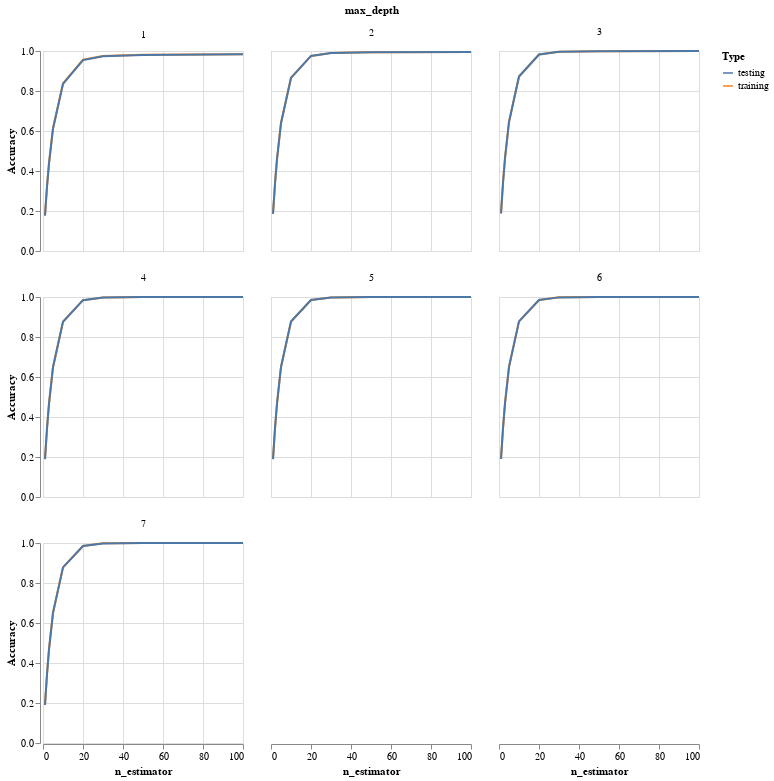

The cell this chart's notebook holds for it:
### Code cell
n_est = [1,2,3,5,10,20,30,50,100]
max_depth = range(1,8)
X_train, X_test, y_train, y_test = test_train_compound(df, "tbp")
trees = []
train_acc = []
test_acc = []
depth = []
for j in max_depth:
    for i in n_est:
        trees.append(i)
        depth.append(j)
        gbr = GradientBoostingRegressor(n_estimators = i, max_depth = j, random_state=0).fit(X_train, y_train)
        train_acc.append(gbr.score(X_train, y_train))
        test_acc.append(gbr.score(X_test, y_test))
        print(j,i)
df_gbr = pd.DataFrame({'training' : train_acc,
                      'testing' : test_acc,
                      'n_estimator' : trees,
                      'max_depth' : depth})
df_gbr = df_gbr.melt(id_vars = ['n_estimator', 'max_depth'], var_name = 'Type', value_name = 'Accuracy')
df_gbr
alt.Chart(df_gbr).mark_line().encode(
    alt.X('n_estimator'),
    alt.Y('Accuracy', scale=alt.Scale(domain=[0, 1])),
    alt.Color('Type'),
    alt.Facet('max_depth')
    ).properties(width = 200, height = 200, columns = 3)

### Figure 1 — Vega-Lite specification as saved in the notebook (floating-point values rounded to 4 significant figures)
{"$schema": "https://vega.github.io/schema/vega-lite/v3.4.0.json", "columns": 3, "config": {"mark": {"tooltip": null}, "view": {"height": 300, "width": 400}}, "data": {"name": "data-c49a4da65ebefe074307dec986df1a43"}, "datasets": {"data-c49a4da65ebefe074307dec986df1a43": [{"Accuracy": 0.178, "Type": "training", "max_depth": 1, "n_estimator": 1}, {"Accuracy": 0.3224, "Type": "training", "max_depth": 1, "n_estimator": 2}, {"Accuracy": 0.4398, "Type": "training", "max_depth": 1, "n_estimator": 3}, {"Accuracy": 0.6137, "Type": "training", "max_depth": 1, "n_estimator": 5}, {"Accuracy": 0.8376, "Type": "training", "max_depth": 1, "n_estimator": 10}, {"Accuracy": 0.9562, "Type": "training", "max_depth": 1, "n_estimator": 20}, {"Accuracy": 0.9752, "Type": "training", "max_depth": 1, "n_estimator": 30}, {"Accuracy": 0.9809, "Type": "training", "max_depth": 1, "n_estimator": 50}, {"Accuracy": 0.9841, "Type": "training", "max_depth": 1, "n_estimator": 100}, {"Accuracy": 0.1864, "Type": "training", "max_depth": 2, "n_estimator": 1}, {"Accuracy": 0.3375, "Type": "training", "max_depth": 2, "n_estimator": 2}, {"Accuracy": 0.46, "Type": "training", "max_depth": 2, "n_estimator": 3}, {"Accuracy": 0.6401, "Type": "training", "max_depth": 2, "n_estimator": 5}, {"Accuracy": 0.8659, "Type": "training", "max_depth": 2, "n_estimator": 10}, {"Accuracy": 0.9754, "Type": "training", "max_depth": 2, "n_estimator": 20}, {"Accuracy": 0.9898, "Type": "training", "max_depth": 2, "n_estimator": 30}, {"Accuracy": 0.9934, "Type": "training", "max_depth": 2, "n_estimator": 50}, {"Accuracy": 0.9949, "Type": "training", "max_depth": 2, "n_estimator": 100}, {"Accuracy": 0.1879, "Type": "training", "max_depth": 3, "n_estimator": 1}, {"Accuracy": 0.3404, "Type": "training", "max_depth": 3, "n_estimator": 2}, {"Accuracy": 0.4641, "Type": "training", "max_depth": 3, "n_estimator": 3}, {"Accuracy": 0.6456, "Type": "training", "max_depth": 3, "n_estimator": 5}, {"Accuracy": 0.8726, "Type": "training", "max_depth": 3, "n_estimator": 10}, {"Accuracy": 0.9823, "Type": "training", "max_depth": 3, "n_estimator": 20}, {"Accuracy": 0.9964, "Type": "training", "max_depth": 3, "n_estimator": 30}, {"Accuracy": 0.9989, "Type": "training", "max_depth": 3, "n_estimator": 50}, {"Accuracy": 0.9995, "Type": "training", "max_depth": 3, "n_estimator": 100}, {"Accuracy": 0.1891, "Type": "training", "max_depth": 4, "n_estimator": 1}, {"Accuracy": 0.3423, "Type": "training", "max_depth": 4, "n_estimator": 2}, {"Accuracy": 0.4667, "Type": "training", "max_depth": 4, "n_estimator": 3}, {"Accuracy": 0.6492, "Type": "training", "max_depth": 4, "n_estimator": 5}, {"Accuracy": 0.8765, "Type": "training", "max_depth": 4, "n_estimator": 10}, {"Accuracy": 0.9843, "Type": "training", "max_depth": 4, "n_estimator": 20}, {"Accuracy": 0.9978, "Type": "training", "max_depth": 4, "n_estimator": 30}, {"Accuracy": 0.9998, "Type": "training", "max_depth": 4, "n_estimator": 50}, {"Accuracy": 0.9999, "Type": "training", "max_depth": 4, "n_estimator": 100}, {"Accuracy": 0.1895, "Type": "training", "max_depth": 5, "n_estimator": 1}, {"Accuracy": 0.3431, "Type": "training", "max_depth": 5, "n_estimator": 2}, {"Accuracy": 0.4675, "Type": "training", "max_depth": 5, "n_estimator": 3}, {"Accuracy": 0.6504, "Type": "training", "max_depth": 5, "n_estimator": 5}, {"Accuracy": 0.8777, "Type": "training", "max_depth": 5, "n_estimator": 10}, {"Accuracy": 0.9849, "Type": "training", "max_depth": 5, "n_estimator": 20}, {"Accuracy": 0.9981, "Type": "training", "max_depth": 5, "n_estimator": 30}, {"Accuracy": 0.9999, "Type": "training", "max_depth": 5, "n_estimator": 50}, {"Accuracy": 1.0, "Type": "training", "max_depth": 5, "n_estimator": 100}, {"Accuracy": 0.1897, "Type": "training", "max_depth": 6, "n_estimator": 1}, {"Accuracy": 0.3434, "Type": "training", "max_depth": 6, "n_estimator": 2}, {"Accuracy": 0.4681, "Type": "training", "max_depth": 6, "n_estimator": 3}, {"Accuracy": 0.6507, "Type": "training", "max_depth": 6, "n_estimator": 5}, {"Accuracy": 0.8781, "Type": "training", "max_depth": 6, "n_estimator": 10}, {"Accuracy": 0.9851, "Type": "training", "max_depth": 6, "n_estimator": 20}, {"Accuracy": 0.9981, "Type": "training", "max_depth": 6, "n_estimator": 30}, {"Accuracy": 0.9999, "Type": "training", "max_depth": 6, "n_estimator": 50}, {"Accuracy": 1.0, "Type": "training", "max_depth": 6, "n_estimator": 100}, {"Accuracy": 0.1899, "Type": "training", "max_depth": 7, "n_estimator": 1}, {"Accuracy": 0.3437, "Type": "training", "max_depth": 7, "n_estimator": 2}, {"Accuracy": 0.4683, "Type": "training", "max_depth": 7, "n_estimator": 3}, {"Accuracy": 0.6511, "Type": "training", "max_depth": 7, "n_estimator": 5}, {"Accuracy": 0.8782, "Type": "training", "max_depth": 7, "n_estimator": 10}, {"Accuracy": 0.9851, "Type": "training", "max_depth": 7, "n_estimator": 20}, {"Accuracy": 0.9982, "Type": "training", "max_depth": 7, "n_estimator": 30}, {"Accuracy": 0.9999, "Type": "training", "max_depth": 7, "n_estimator": 50}, {"Accuracy": 1.0, "Type": "training", "max_depth": 7, "n_estimator": 100}, {"Accuracy": 0.1771, "Type": "testing", "max_depth": 1, "n_estimator": 1}, {"Accuracy": 0.3211, "Type": "testing", "max_depth": 1, "n_estimator": 2}, {"Accuracy": 0.4379, "Type": "testing", "max_depth": 1, "n_estimator": 3}, {"Accuracy": 0.6116, "Type": "testing", "max_depth": 1, "n_estimator": 5}, {"Accuracy": 0.8355, "Type": "testing", "max_depth": 1, "n_estimator": 10}, {"Accuracy": 0.9547, "Type": "testing", "max_depth": 1, "n_estimator": 20}, {"Accuracy": 0.9739, "Type": "testing", "max_depth": 1, "n_estimator": 30}, {"Accuracy": 0.9799, "Type": "testing", "max_depth": 1, "n_estimator": 50}, {"Accuracy": 0.9833, "Type": "testing", "max_depth": 1, "n_estimator": 100}, {"Accuracy": 0.1859, "Type": "testing", "max_depth": 2, "n_estimator": 1}, {"Accuracy": 0.3369, "Type": "testing", "max_depth": 2, "n_estimator": 2}, {"Accuracy": 0.4593, "Type": "testing", "max_depth": 2, "n_estimator": 3}, {"Accuracy": 0.6391, "Type": "testing", "max_depth": 2, "n_estimator": 5}, {"Accuracy": 0.8653, "Type": "testing", "max_depth": 2, "n_estimator": 10}, {"Accuracy": 0.9753, "Type": "testing", "max_depth": 2, "n_estimator": 20}, {"Accuracy": 0.9898, "Type": "testing", "max_depth": 2, "n_estimator": 30}, {"Accuracy": 0.9935, "Type": "testing", "max_depth": 2, "n_estimator": 50}, {"Accuracy": 0.9951, "Type": "testing", "max_depth": 2, "n_estimator": 100}, {"Accuracy": 0.1879, "Type": "testing", "max_depth": 3, "n_estimator": 1}, {"Accuracy": 0.3403, "Type": "testing", "max_depth": 3, "n_estimator": 2}, {"Accuracy": 0.4638, "Type": "testing", "max_depth": 3, "n_estimator": 3}, {"Accuracy": 0.6452, "Type": "testing", "max_depth": 3, "n_estimator": 5}, {"Accuracy": 0.8722, "Type": "testing", "max_depth": 3, "n_estimator": 10}, {"Accuracy": 0.9822, "Type": "testing", "max_depth": 3, "n_estimator": 20}, {"Accuracy": 0.9964, "Type": "testing", "max_depth": 3, "n_estimator": 30}, {"Accuracy": 0.9989, "Type": "testing", "max_depth": 3, "n_estimator": 50}, {"Accuracy": 0.9995, "Type": "testing", "max_depth": 3, "n_estimator": 100}, {"Accuracy": 0.1891, "Type": "testing", "max_depth": 4, "n_estimator": 1}, {"Accuracy": 0.3422, "Type": "testing", "max_depth": 4, "n_estimator": 2}, {"Accuracy": 0.4666, "Type": "testing", "max_depth": 4, "n_estimator": 3}, {"Accuracy": 0.649, "Type": "testing", "max_depth": 4, "n_estimator": 5}, {"Accuracy": 0.8764, "Type": "testing", "max_depth": 4, "n_estimator": 10}, {"Accuracy": 0.9842, "Type": "testing", "max_depth": 4, "n_estimator": 20}, {"Accuracy": 0.9977, "Type": "testing", "max_depth": 4, "n_estimator": 30}, {"Accuracy": 0.9997, "Type": "testing", "max_depth": 4, "n_estimator": 50}, {"Accuracy": 0.9999, "Type": "testing", "max_depth": 4, "n_estimator": 100}, {"Accuracy": 0.1895, "Type": "testing", "max_depth": 5, "n_estimator": 1}, {"Accuracy": 0.3431, "Type": "testing", "max_depth": 5, "n_estimator": 2}, {"Accuracy": 0.4674, "Type": "testing", "max_depth": 5, "n_estimator": 3}, {"Accuracy": 0.6503, "Type": "testing", "max_depth": 5, "n_estimator": 5}, {"Accuracy": 0.8776, "Type": "testing", "max_depth": 5, "n_estimator": 10}, {"Accuracy": 0.9848, "Type": "testing", "max_depth": 5, "n_estimator": 20}, {"Accuracy": 0.998, "Type": "testing", "max_depth": 5, "n_estimator": 30}, {"Accuracy": 0.9999, "Type": "testing", "max_depth": 5, "n_estimator": 50}, {"Accuracy": 0.9999, "Type": "testing", "max_depth": 5, "n_estimator": 100}, {"Accuracy": 0.1898, "Type": "testing", "max_depth": 6, "n_estimator": 1}, {"Accuracy": 0.3435, "Type": "testing", "max_depth": 6, "n_estimator": 2}, {"Accuracy": 0.4681, "Type": "testing", "max_depth": 6, "n_estimator": 3}, {"Accuracy": 0.6507, "Type": "testing", "max_depth": 6, "n_estimator": 5}, {"Accuracy": 0.878, "Type": "testing", "max_depth": 6, "n_estimator": 10}, {"Accuracy": 0.985, "Type": "testing", "max_depth": 6, "n_estimator": 20}, {"Accuracy": 0.9981, "Type": "testing", "max_depth": 6, "n_estimator": 30}, {"Accuracy": 0.9999, "Type": "testing", "max_depth": 6, "n_estimator": 50}, {"Accuracy": 0.9999, "Type": "testing", "max_depth": 6, "n_estimator": 100}, {"Accuracy": 0.1899, "Type": "testing", "max_depth": 7, "n_estimator": 1}, {"Accuracy": 0.3438, "Type": "testing", "max_depth": 7, "n_estimator": 2}, {"Accuracy": 0.4683, "Type": "testing", "max_depth": 7, "n_estimator": 3}, {"Accuracy": 0.651, "Type": "testing", "max_depth": 7, "n_estimator": 5}, {"Accuracy": 0.8781, "Type": "testing", "max_depth": 7, "n_estimator": 10}, {"Accuracy": 0.985, "Type": "testing", "max_depth": 7, "n_estimator": 20}, {"Accuracy": 0.9981, "Type": "testing", "max_depth": 7, "n_estimator": 30}, {"Accuracy": 0.9999, "Type": "testing", "max_depth": 7, "n_estimator": 50}, {"Accuracy": 0.9999, "Type": "testing", "max_depth": 7, "n_estimator": 100}]}, "encoding": {"color": {"field": "Type", "type": "nominal"}, "facet": {"field": "max_depth", "type": "quantitative"}, "x": {"field": "n_estimator", "type": "quantitative"}, "y": {"field": "Accuracy", "scale": {"domain": [0, 1]}, "type": "quantitative"}}, "height": 200, "mark": "line", "width": 200}
